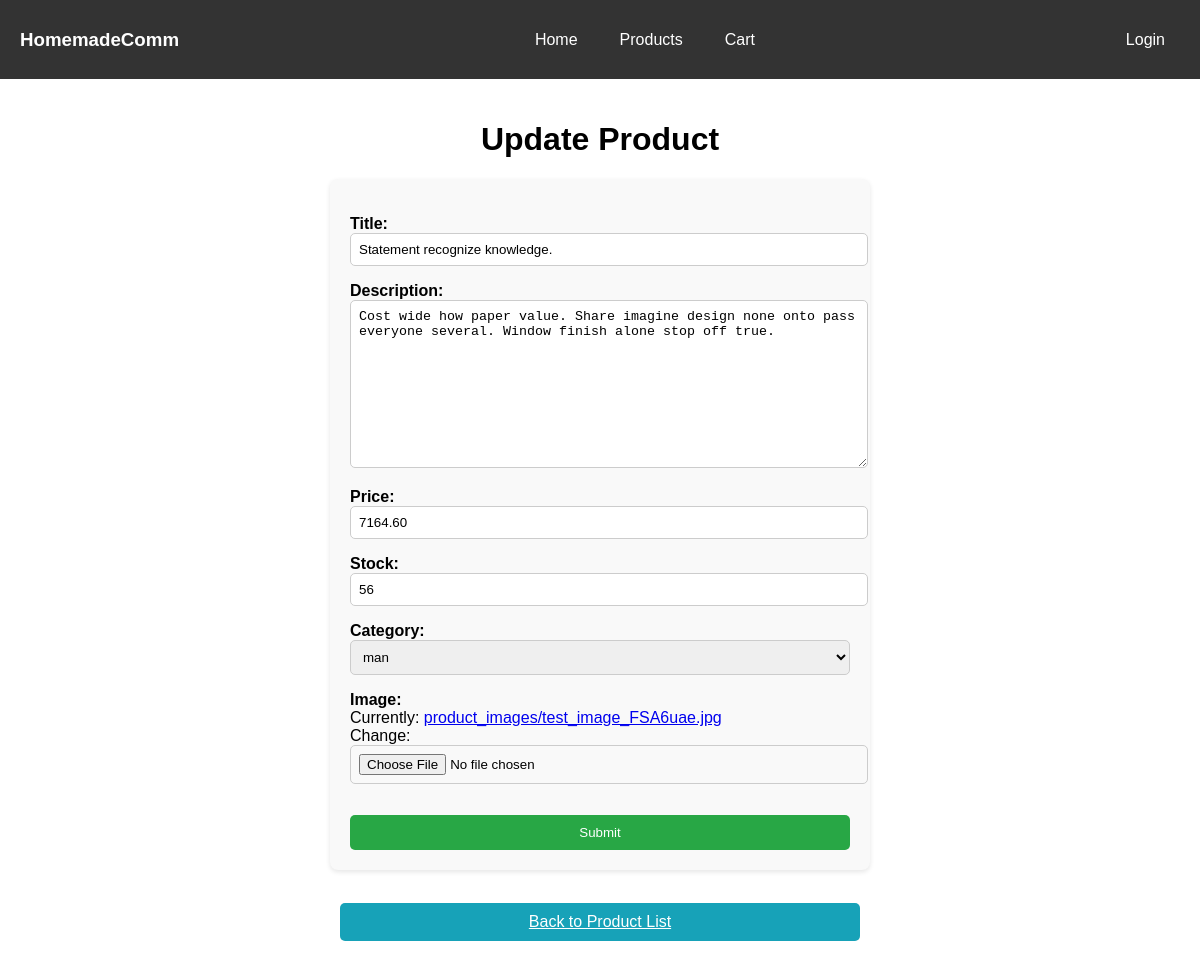
The page /products/update/2/ on the database its author committed.
### main/models.py (models this page shows, shortened)
class Product(models.Model):
    seller = models.ForeignKey(User, on_delete=models.CASCADE, related_name='products')
    title = models.CharField(max_length=100)
    description = models.TextField()
    price = models.DecimalField(max_digits=10, decimal_places=2)
    stock = models.PositiveIntegerField()
    image = models.ImageField(upload_to='product_images/')
    category = models.ForeignKey('Category', on_delete=models.SET_NULL, null=True, blank=True)
    created_at = models.DateTimeField(auto_now_add=True)

### main/views.py (the view, shortened to what this page needs)
# urls.py: path('products/update/<int:pk>/', ProductUpdateView.as_view(), name='update_product'),
class ProductUpdateView(UpdateView):
    model = Product
    fields = ['title', 'description', 'price', 'stock', 'category', 'image']
    template_name = 'products/product_form.html'

### main/models.py (called while the page is built)
    def __str__(self):
        return self.name

### main/templates/products/product_form.html (shortened to what this page needs)
{% extends "index.html" %} {% block content %}
<h1>Update Product</h1>
<div class="form-container">
  <form method="post" enctype="multipart/form-data" class="product-form">
    <div class="form-group">{{ form.as_p }}</div>
    <button type="submit" class="btn btn-success">Submit</button>
  </form>
</div>
<br />
<div class="back-button-container">
  <a href="{% url 'main:product_list' %}" class="btn btn-info"
    >Back to Product List</a
  >
</div>
{% endblock %}

### main/templates/index.html (style rules this page uses)
body { font-family: Arial, sans-serif; margin: 0; padding: 0; }

### main/templates/products/product_form.html (style rules this page uses)
.form-container { max-width: 500px; margin: 0 auto; padding: 20px; background: #f9f9f9; border-radius: 8px; box-shadow: 0 2px 5px rgba(0, 0, 0, 0.1); }
h1 { text-align: center; }
.product-form { display: flex; flex-direction: column; }
.form-group { margin-bottom: 15px; }
.form-group label { font-weight: bold; display: block; }
.form-group input, .form-group textarea, .form-group select { width: 100%; padding: 8px; border: 1px solid #ccc; border-radius: 5px; }
.btn { padding: 10px; border: none; border-radius: 5px; cursor: pointer; transition: background 0.3s; }
.btn-success { background-color: #28a745; color: white; }
.btn-info { background-color: #17a2b8; color: white; display: block; text-align: center; margin-top: 15px; padding: 10px; width: 500px; align-self: center; }
.back-button-container { display: flex; justify-content: center; }

### rows shown on the page
Product: title "Statement recognize knowledge.", description "Cost wide how paper value. Share imagine design none onto pass everyone several. Window finish alone stop off true.", price "7164.60", stock "56", category "man"
